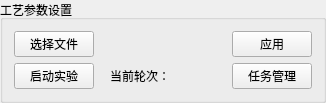
                   <widget class="QGroupBox" name="groupBox">
                    <property name="sizePolicy">
                     <sizepolicy hsizetype="Expanding" vsizetype="Expanding">
                      <horstretch>0</horstretch>
                      <verstretch>0</verstretch>
                     </sizepolicy>
                    </property>
                    <property name="title">
                     <string>工艺参数设置</string>
                    </property>
                    <layout class="QVBoxLayout" name="verticalLayout_20">
                     <item>
                      <layout class="QHBoxLayout" name="horizontalLayout_7">
                       <item>
                        <widget class="QPushButton" name="BT_select_cfg">
                         <property name="sizePolicy">
                          <sizepolicy hsizetype="Fixed" vsizetype="Fixed">
                           <horstretch>0</horstretch>
                           <verstretch>0</verstretch>
                          </sizepolicy>
                         </property>
                         <property name="minimumSize">
                          <size>
                           <width>80</width>
                           <height>23</height>
                          </size>
                         </property>
                         <property name="text">
                          <string>选择文件</string>
                         </property>
                        </widget>
                       </item>
                       <item>
                        <widget class="QLabel" name="lbl_cfg">
                         <property name="sizePolicy">
                          <sizepolicy hsizetype="Minimum" vsizetype="Fixed">
                           <horstretch>0</horstretch>
                           <verstretch>0</verstretch>
                          </sizepolicy>
                         </property>
                         <property name="maximumSize">
                          <size>
                           <width>230</width>
                           <height>23</height>
                          </size>
                         </property>
                         <property name="text">
                          <string/>
                         </property>
                        </widget>
                       </item>
                       <item>
                        <widget class="QPushButton" name="BT_apply_cfg">
                         <property name="sizePolicy">
                          <sizepolicy hsizetype="Fixed" vsizetype="Fixed">
                           <horstretch>0</horstretch>
                           <verstretch>0</verstretch>
                          </sizepolicy>
                         </property>
                         <property name="minimumSize">
                          <size>
                           <width>80</width>
                           <height>23</height>
                          </size>
                         </property>
                         <property name="text">
                          <string>应用</string>
                         </property>
                        </widget>
                       </item>
                      </layout>
                     </item>
                     <item>
                      <layout class="QHBoxLayout" name="horizontalLayout_45">
                       <item>
                        <widget class="QPushButton" name="BT_launch_experiment">
                         <property name="sizePolicy">
                          <sizepolicy hsizetype="Fixed" vsizetype="Fixed">
                           <horstretch>0</horstretch>
                           <verstretch>0</verstretch>
                          </sizepolicy>
                         </property>
                         <property name="minimumSize">
                          <size>
                           <width>80</width>
                           <height>23</height>
                          </size>
                         </property>
                         <property name="text">
                          <string>启动实验</string>
                         </property>
                        </widget>
                       </item>
                       <item>
                        <widget class="QLabel" name="label_21">
                         <property name="sizePolicy">
                          <sizepolicy hsizetype="Fixed" vsizetype="Fixed">
                           <horstretch>0</horstretch>
                           <verstretch>0</verstretch>
                          </sizepolicy>
                         </property>
                         <property name="minimumSize">
                          <size>
                           <width>80</width>
                           <height>23</height>
                          </size>
                         </property>
                         <property name="text">
                          <string>当前轮次：</string>
                         </property>
                         <property name="alignment">
                          <set>Qt::AlignCenter</set>
                         </property>
                        </widget>
                       </item>
                       <item>
                        <widget class="QLabel" name="lbl_order">
                         <property name="sizePolicy">
                          <sizepolicy hsizetype="MinimumExpanding" vsizetype="Fixed">
                           <horstretch>0</horstretch>
                           <verstretch>0</verstretch>
                          </sizepolicy>
                         </property>
                         <property name="minimumSize">
                          <size>
                           <width>40</width>
                           <height>23</height>
                          </size>
                         </property>
                         <property name="text">
                          <string/>
                         </property>
                        </widget>
                       </item>
                       <item>
                        <widget class="QPushButton" name="BT_task_manage">
                         <property name="sizePolicy">
                          <sizepolicy hsizetype="Fixed" vsizetype="Fixed">
                           <horstretch>0</horstretch>
                           <verstretch>0</verstretch>
                          </sizepolicy>
                         </property>
                         <property name="minimumSize">
                          <size>
                           <width>80</width>
                           <height>23</height>
                          </size>
                         </property>
                         <property name="text">
                          <string>任务管理</string>
                         </property>
                        </widget>
                       </item>
                      </layout>
                     </item>
                    </layout>
                   </widget>
